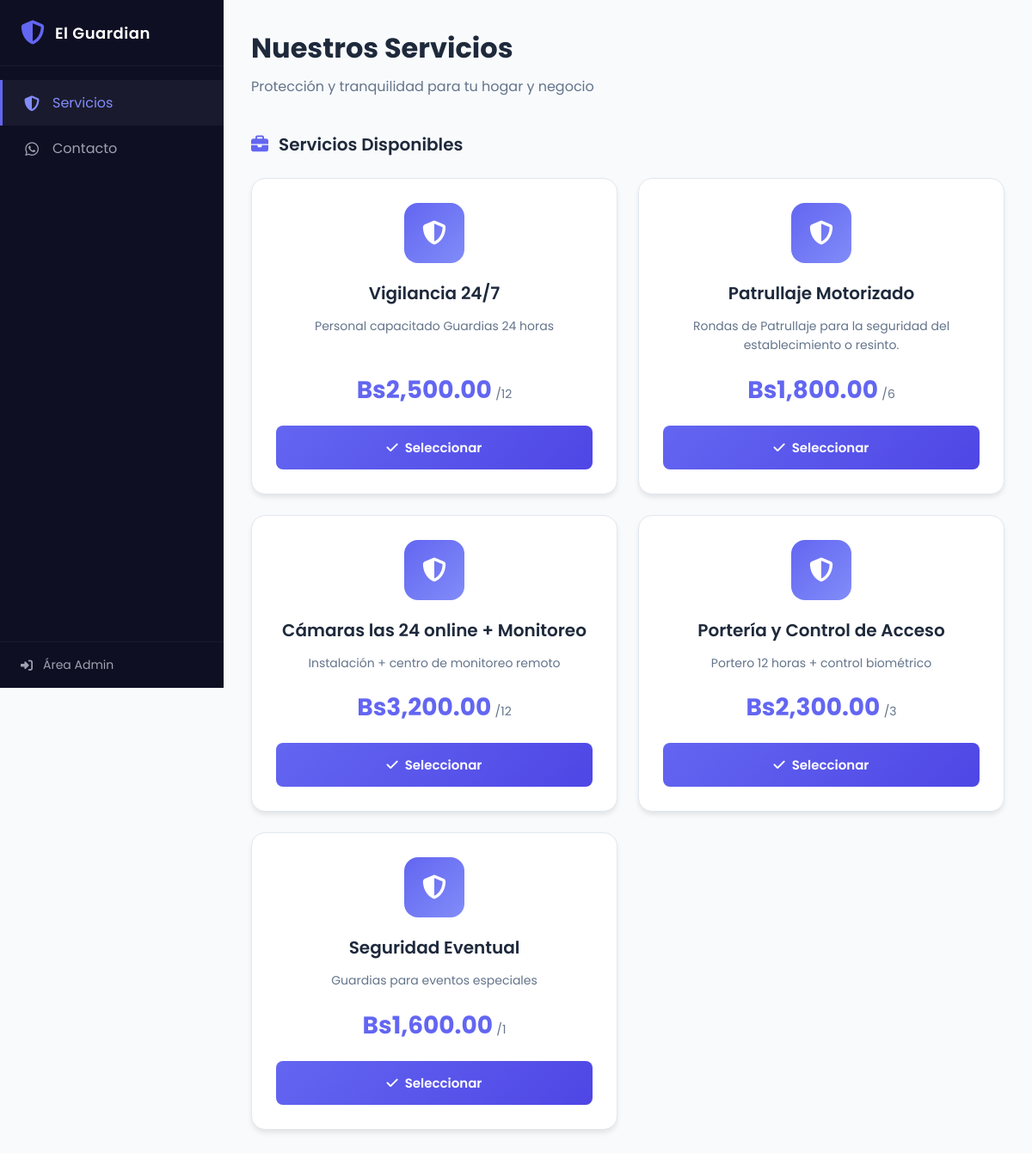
Screenshot of /cliente_invitado.php with the database file from the repository.
### tables this page shows
CREATE TABLE `servicios` (
  `id` int(11) NOT NULL,
  `nombre` varchar(100) NOT NULL,
  `descripcion` text DEFAULT NULL,
  `precio` decimal(10,2) NOT NULL,
  `duracion_meses` int(11) DEFAULT 1,
  `estado` enum('activo','inactivo') DEFAULT 'activo'
);

### conexion.php (called while the page is built, shortened)
<?php
function ejecutarConsulta($conexion, $sql, $params = []) {
    $stmt = $conexion->prepare($sql);
    $stmt->execute();
    return $stmt;
}
function obtenerDatos($conexion, $sql, $params = []) {
    $stmt = ejecutarConsulta($conexion, $sql, $params);
    return $stmt->get_result()->fetch_all(MYSQLI_ASSOC);
}
?>

### cliente_invitado.php (the view, shortened to what this page needs)
<?php
include 'conexion.php';
$servicios = obtenerDatos($conexion, "SELECT * FROM servicios WHERE estado='activo'");
?>
<!DOCTYPE html>
<html lang="es">
<head>
    <link rel="stylesheet" href="css/cliente.css">
    <link rel="stylesheet" href="https://cdnjs.cloudflare.com/ajax/libs/font-awesome/6.4.0/css/all.min.css">
</head>
<body>
    <div class="app-container">
        <aside class="sidebar">
            <div class="sidebar-header">
                <i class="fas fa-shield-alt"></i>
                <span>El Guardian</span>
            </div>
            <nav class="sidebar-nav">
                <a href="#servicios" class="nav-item active">
                    <i class="fas fa-shield-alt"></i>
                    <span>Servicios</span>
                </a>
                <a href="https://wa.me/59164759285" target="_blank" class="nav-item">
    <i class="fab fa-whatsapp"></i>
    <span>Contacto</span>
</a>
            </nav>
            <div class="sidebar-footer">
                <a href="index.php" class="login-link">
                    <i class="fas fa-sign-in-alt"></i>
                    <span>Área Admin</span>
                </a>
            </div>
        </aside>
        <main class="main-content">
            <header class="header">
                <div class="header-title">
                    <h1>Nuestros Servicios</h1>
                    <p>Protección y tranquilidad para tu hogar y negocio</p>
                </div>
            </header>
            <section class="servicios-section">
                <h2><i class="fas fa-briefcase"></i> Servicios Disponibles</h2>
                <div class="servicios-grid">
                    <?php foreach($servicios as $servicio): ?>
                    <div class="servicio-card">
                        <div class="card-icon">
                            <i class="fas fa-shield-alt"></i>
                        </div>
                        <h3><?php echo $servicio['nombre']; ?></h3>
                        <p class="card-descripcion"><?php echo $servicio['descripcion']; ?></p>
                        <div class="card-precio">
                            <span class="precio">Bs<?php echo number_format($servicio['precio'], 2); ?></span>
                            <span class="periodo">/<?php echo $servicio['duracion_meses']; ?></span>
                        </div>
                        <button class="btn-seleccionar" onclick="seleccionarServicio(<?php echo $servicio['id']; ?>, '<?php echo addslashes($servicio['nombre']); ?>', <?php echo $servicio['precio']; ?>)">
                            <i class="fas fa-check"></i> Seleccionar
                        </button>
                    </div>
                    <?php endforeach; ?>
                </div>
            </section>
        </main>
    </div>
</body>
</html>

### css/cliente.css (style rules this page uses)
:root { --primary: #6366f1; --primary-dark: #4f46e5; --primary-light: #818cf8; --sidebar-bg: #0f0f23; --sidebar-text: #a0a0b0; --sidebar-hover: #1a1a2e; --bg-main: #f8fafc; --bg-card: #ffffff; --text-main: #1e293b; --text-light: #64748b; --success: #22c55e; --border: #e2e8f0; --shadow: 0 4px 6px -1px rgba(0, 0, 0, 0.1); --shadow-lg: 0 10px 15px -3px rgba(0, 0, 0, 0.1); }
* { margin: 0; padding: 0; box-sizing: border-box; }
body { font-family: 'Poppins', sans-serif; background: var(--bg-main); color: var(--text-main); min-height: 100vh; }
.app-container { display: flex; min-height: 100vh; }
.sidebar { width: 260px; background: var(--sidebar-bg); display: flex; flex-direction: column; position: fixed; height: 100vh; left: 0; top: 0; z-index: 100; }
.sidebar-header { padding: 1.5rem; display: flex; align-items: center; gap: 0.75rem; border-bottom: 1px solid #1a1a2e; }
.sidebar-header i { font-size: 1.75rem; color: var(--primary); }
.sidebar-header span { font-size: 1.125rem; font-weight: 600; color: white; letter-spacing: 0.5px; }
.sidebar-nav { flex: 1; padding: 1rem 0; }
.nav-item { display: flex; align-items: center; gap: 0.875rem; padding: 0.875rem 1.5rem; color: var(--sidebar-text); text-decoration: none; transition: all 0.2s ease; border-left: 3px solid transparent; }
.nav-item.active { background: var(--sidebar-hover); color: var(--primary-light); border-left-color: var(--primary); }
.nav-item i { font-size: 1.125rem; width: 1.25rem; text-align: center; }
.sidebar-footer { padding: 1rem 1.5rem; border-top: 1px solid #1a1a2e; }
.login-link { display: flex; align-items: center; gap: 0.75rem; color: var(--sidebar-text); text-decoration: none; font-size: 0.875rem; transition: color 0.2s ease; }
.main-content { flex: 1; margin-left: 260px; padding: 2rem; }
.header { margin-bottom: 2.5rem; }
.header-title h1 { font-size: 2rem; font-weight: 700; color: var(--text-main); margin-bottom: 0.5rem; }
.header-title p { font-size: 1rem; color: var(--text-light); }
.servicios-section h2 { font-size: 1.25rem; font-weight: 600; color: var(--text-main); margin-bottom: 1.5rem; display: flex; align-items: center; gap: 0.75rem; }
.servicios-section h2 i { color: var(--primary); }
.servicios-grid { display: grid; grid-template-columns: repeat(auto-fill, minmax(300px, 1fr)); gap: 1.5rem; }
.servicio-card { background: var(--bg-card); border-radius: 1rem; padding: 1.75rem; box-shadow: var(--shadow); transition: all 0.3s ease; border: 1px solid var(--border); display: flex; flex-direction: column; align-items: center; text-align: center; }
.card-icon { width: 70px; height: 70px; background: linear-gradient(135deg, var(--primary), var(--primary-light)); border-radius: 1rem; display: flex; align-items: center; justify-content: center; margin-bottom: 1.25rem; }
.card-icon i { font-size: 1.75rem; color: white; }
.servicio-card h3 { font-size: 1.25rem; font-weight: 600; color: var(--text-main); margin-bottom: 0.75rem; }
.card-descripcion { font-size: 0.875rem; color: var(--text-light); line-height: 1.6; margin-bottom: 1.25rem; flex: 1; }
.card-precio { margin-bottom: 1.25rem; }
.precio { font-size: 1.75rem; font-weight: 700; color: var(--primary); }
.periodo { font-size: 0.875rem; color: var(--text-light); }
.btn-seleccionar { width: 100%; padding: 0.875rem 1.5rem; background: linear-gradient(135deg, var(--primary), var(--primary-dark)); color: white; border: none; border-radius: 0.5rem; font-family: inherit; font-size: 0.9375rem; font-weight: 600; cursor: pointer; transition: all 0.2s ease; display: flex; align-items: center; justify-content: center; gap: 0.5rem; }
.servicios-grid { display: grid; grid-template-columns: repeat(auto-fill, minmax(280px, 1fr)); gap: 1.5rem; padding-bottom: 2rem; width: 100%; }
.servicio-card { opacity: 1 !important; transform: none !important; visibility: visible !important; display: flex !important; }

### rows the page displays
servicios: nombre "Vigilancia 24/7", descripcion "Personal capacitado Guardias 24 horas", precio "2,500.00", duracion_meses "12"
servicios: nombre "Patrullaje Motorizado", descripcion "Rondas de Patrullaje para la seguridad del establecimiento o resinto.", precio "1,800.00", duracion_meses "6"
servicios: nombre "Cámaras las 24 online + Monitoreo", descripcion "Instalación + centro de monitoreo remoto", precio "3,200.00", duracion_meses "12"
servicios: nombre "Portería y Control de Acceso", descripcion "Portero 12 horas + control biométrico", precio "2,300.00", duracion_meses "3"
servicios: nombre "Seguridad Eventual", descripcion "Guardias para eventos especiales", precio "1,600.00", duracion_meses "1"
